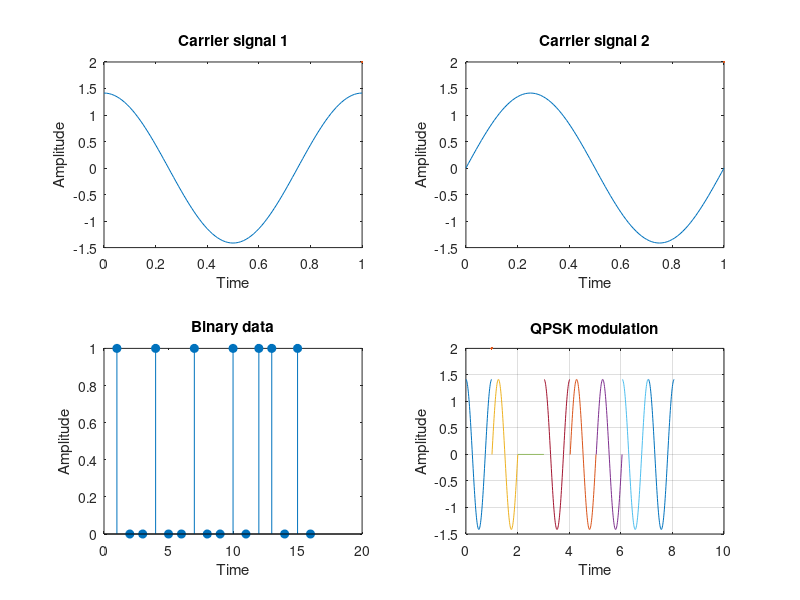

MATLAB code for this plot:
clc;
clear all;
close all;

%quadrature carrier signals
Tb=1;
t=0:(Tb/100):Tb;
fc=1;
c1=sqrt(2/Tb)*cos(2*pi*fc*t);
c2=sqrt(2/Tb)*sin(2*pi*fc*t); %QPSK uses two carrier waves

subplot(221)
plot(t,c1,LineWidth=2);
xlabel('Time');
ylabel('Amplitude');
title('Carrier signal 1');

subplot(222)
plot(t,c2,LineWidth=2);
xlabel('Time');
ylabel('Amplitude');
title('Carrier signal 2');

%Generating message signal
N=16;
m=rand(1,N);
t1=0;
t2=Tb;
for i=1:2:(N-1)
    t=t1:(Tb/100):t2;
    if m(i)>0.5 %odd bits
        m(i)=1;
        m_s=ones(1,length(t));
    else
        m(i)=0;
        m_s=zeros(1,length(t));
    end
    odd_sig(i,:)=c1.*m_s;
    
    if m(i+1)>0.5 %even bits
        m(i+1)=1;
        m_s=ones(1,length(t));
    else
        m(i+1)=0;
        m_s=zeros(1,length(t));
    end
    even_sig(i,:)=c2.*m_s;
    
    %plotting QPSK
    qpsk=odd_sig + even_sig;
    subplot(224)
    plot(t,qpsk(i,:),LineWidth=2)
    xlabel('Time');
    ylabel('Amplitude');
    title('QPSK modulation');
    grid on; 
    hold on;
    t1=t1+(Tb+0.01);
    t2=t2+(Tb+0.01);
    
end
hold off;

%message signal in bits
subplot(223)
stem(m,'filled');
xlabel('Time');
ylabel('Amplitude');
title('Binary data');
